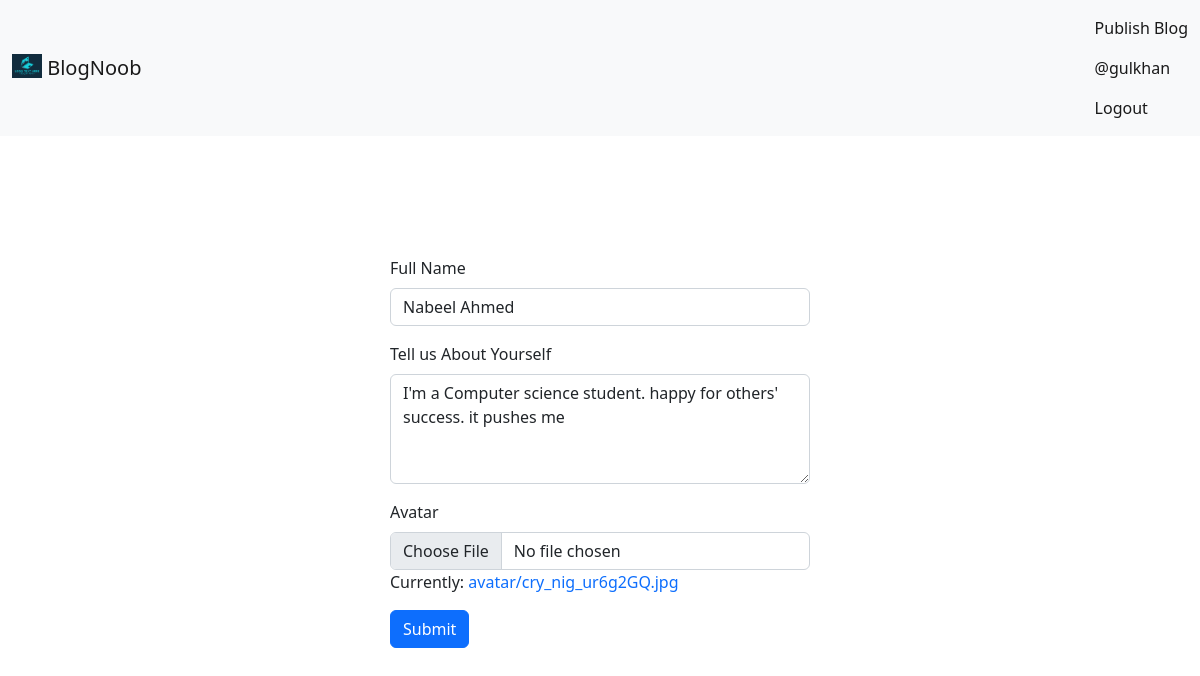
The page /edit-profile/1 (signed in) on the database its author committed.
### base/models.py (models this page shows, shortened)
class Profile(models.Model):
    full_name = models.CharField(max_length=200, null=True)
    bio = models.TextField()
    user = models.OneToOneField(User, on_delete=models.CASCADE)
    avatar = models.ImageField(upload_to='avatar/', default='avatar/default.jpg',null=True)

### base/views.py (the view, shortened to what this page needs)
# urls.py: path('edit-profile/<str:pk>', views.editProfile, name='edit-profile'),
@login_required(login_url='login')
def editProfile(request, pk):
    user = User.objects.get(id=pk)
    profile = Profile.objects.get(user=user)
    form = ProfileForm(instance=profile)
    return render(request, 'base/edit_profile.html', {"form": form})

### base/forms.py
class ProfileForm(ModelForm):
    class Meta:
        model = Profile
        fields = '__all__'
        exclude = ['user']

### base/templates/base/edit_profile.html (shortened to what this page needs)
{% extends 'main.html' %} {% block content %}
<div class="container authentication-container">
<div>
    <form action="" method="post" enctype="multipart/form-data">
        <div class="mb-3">
            <label for="full_name" class="form-label">Full Name</label>
            <input
                type="text"
                class="form-control"
                name="full_name"
                value='{{form.full_name.value}}'
            />
        </div>
        <div class="mb-3">
            <label for="bio" class="form-label">Tell us About Yourself</label>
            <textarea
                rows='4'
                type="text"
                class="form-control"
                name="bio"
            >{{form.bio.value}}</textarea>
        </div>
        <div class="mb-3">
            <label for="avatar" class="form-label">Avatar</label>
            <input
                type="file"
                accept='image/*'
                class="form-control"
                name="avatar"
            />
            <p>Currently: <a href='{{form.avatar.value}}'>{{form.avatar.value}}</a></p>
        </div>
        <input class='btn btn-primary' type='submit'></input>
    </form>
</div>
</div>
{% endblock %}

### templates/navbar.html (shortened to what this page needs)
{% load static %}
<div>
    <nav class="navbar bg-light">
        <div class="container-fluid">
            <a class="navbar-brand" href="{% url 'home' %}">
                <img
                    src="{% static 'images/logo.png' %}"
                    alt=""
                    width="30"
                    height="24"
                    class="d-inline-block align-text-top"
                />
                BlogNoob
            </a>
            <div>
                <ul class="navbar-nav me-auto mb-2 mb-lg-0">
                    {% if request.user.is_authenticated %}
                    <li class="nav-item">
                        <a
                            class="nav-link active"
                            aria-current=""
                            href="{% url 'publish-blog' %}"
                            >Publish Blog</a
                        >
                    </li>
                    <li class="nav-item">
                        <a
                            class="nav-link active"
                            aria-current=""
                            href="{% url 'user-profile' request.user.id %}"
                            >@{{request.user}}</a
                        >
                    </li>
                    <li class="nav-item">
                        <a
                            class="nav-link active"
                            aria-current=""
                            href="{% url 'logout' %}"
                            >Logout</a
                        >
                    </li>
                    {% endif %}
                </ul>
            </div>
        </div>
    </nav>
</div>

### static/css/styles.css (style rules this page uses)
body { line-height: 1.5; }
a { text-decoration: none; }
.authentication-container { padding: 10% 30%; }

### rows shown on the page
Profile: full_name "Nabeel Ahmed", bio "I'm a Computer science student. happy for others' success. it pushes me", avatar.value "avatar/cry_nig_ur6g2GQ.jpg"

### other values the page prints
{{ request.user }} "gulkhan"
